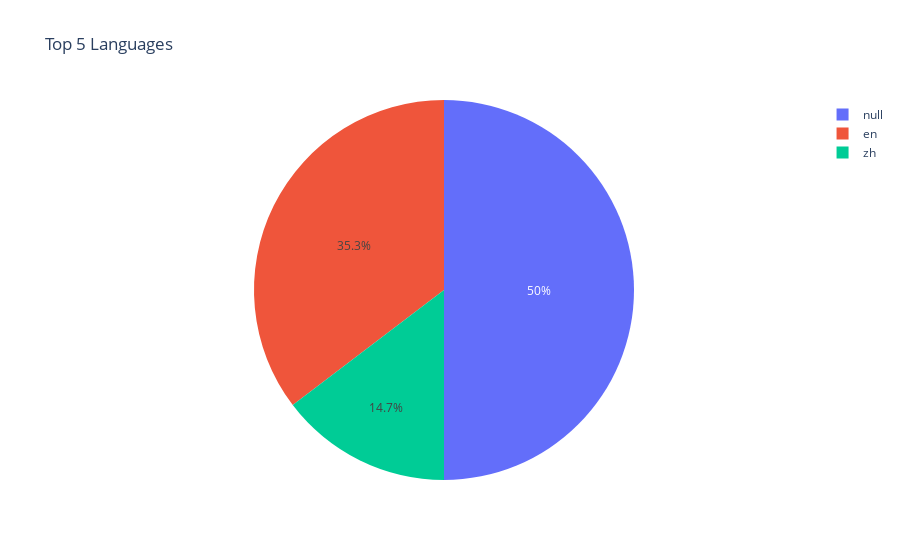

The notebook cell saved with this chart:
### Markdown cell above
## Q5: Use pie chart to draw top 5 languages.
- Hint: use counter to create dataframe contains production_countries with Frequencies.
![p2.png](attachment:p2.png)

### Code cell
# I do it different from question because I did not access the data required in the question
fig = px.pie(combine, values='title',names='original_language', title='Top 5 Languages')
fig.show()

### Figure 1 — Plotly figure (JSON) as saved in the notebook; plotly's stock layout.template omitted (floating-point values rounded to 4 significant figures; data arrays with more than 128 entries replaced by an {"elided": "..."} marker saying what was removed)
{"data": [{"domain": {"x": [0, 1], "y": [0, 1]}, "hovertemplate": "original_language=%{label}<br>title=%{value}<extra></extra>", "labels": {"elided": "9606 str values"}, "legendgroup": "", "name": "", "showlegend": true, "type": "pie", "values": {"elided": "9606 str values"}}], "layout": {"legend": {"tracegroupgap": 0}, "title": {"text": "Top 5 Languages"}}}
